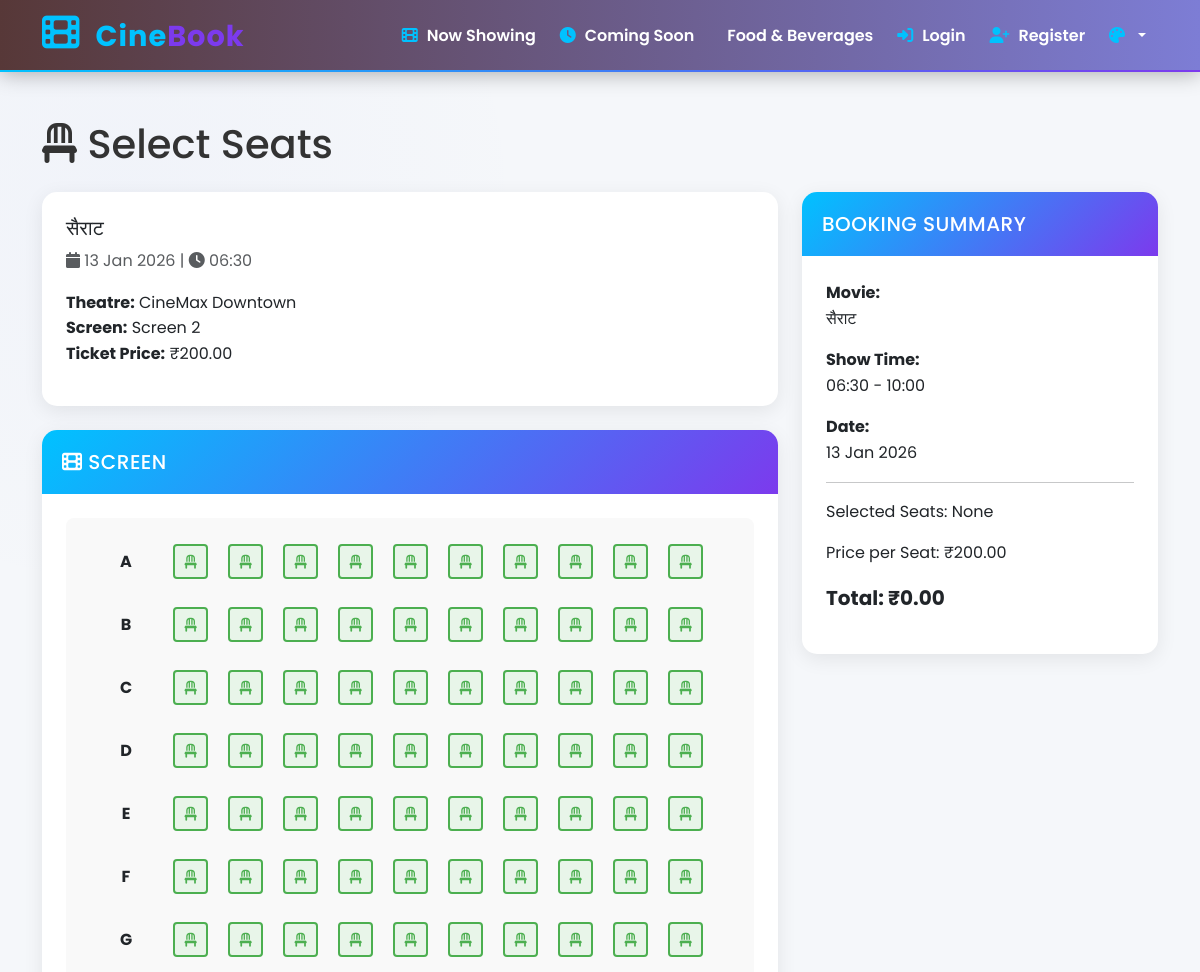
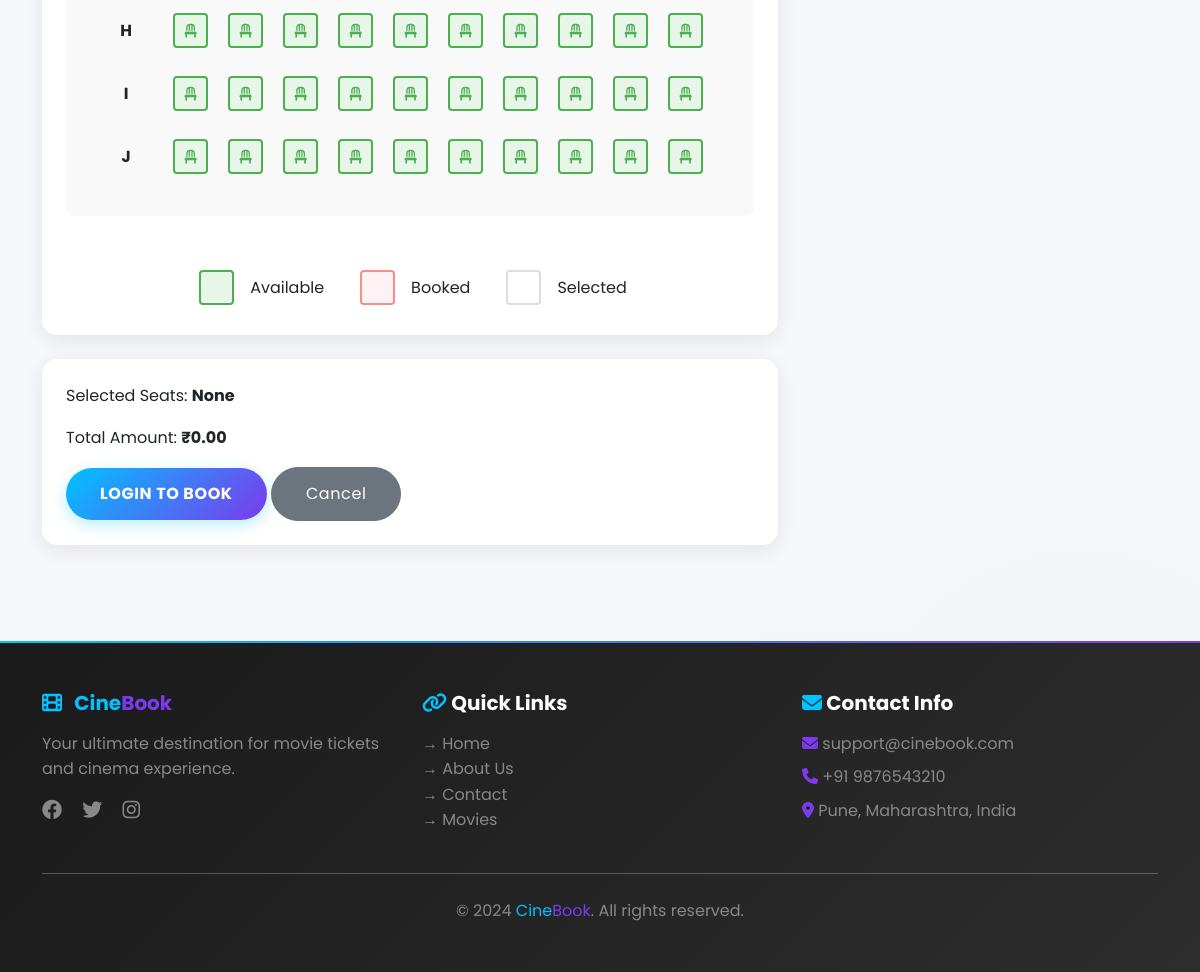
The page /theatres/show/1464/seats/ on the database its author committed (2 pictures, top to bottom).
### theatres/models.py (models this page shows, shortened)
class Show(models.Model):
    screen = models.ForeignKey(Screen, on_delete=models.CASCADE, related_name='shows')
    movie = models.ForeignKey('movies.Movie', on_delete=models.CASCADE, related_name='shows')
    show_date = models.DateField()
    show_time = models.TimeField()
    end_time = models.TimeField()  # Calculated based on movie duration
    base_ticket_price = models.DecimalField(
        max_digits=8,
        decimal_places=2,
        validators=[MinValueValidator(0)],
        help_text="Base price for standard seats"
    )
    SHOW_STATUS_CHOICES = [
        ('available', 'Available for Booking'),
        ('housefull', 'House Full'),
        ('cancelled', 'Cancelled'),
    ]
    status = models.CharField(max_length=20, choices=SHOW_STATUS_CHOICES, default='available')
    is_active = models.BooleanField(default=True)
    created_at = models.DateTimeField(auto_now_add=True)
    updated_at = models.DateTimeField(auto_now=True)
    class Meta:
        verbose_name = "Show"
        verbose_name_plural = "Shows"
        ordering = ['show_date', 'show_time']
        indexes = [
            models.Index(fields=['show_date', 'screen']),
            models.Index(fields=['movie', 'show_date']),
        ]

class Screen(models.Model):
    theatre = models.ForeignKey(Theatre, on_delete=models.CASCADE, related_name='screens')
    name = models.CharField(max_length=100, help_text="e.g., Screen 1, Screen 2, IMAX Hall")
    capacity = models.IntegerField(validators=[MinValueValidator(1)])
    total_rows = models.IntegerField(validators=[MinValueValidator(1)])
    seats_per_row = models.IntegerField(validators=[MinValueValidator(1)])
    is_4k = models.BooleanField(default=False)
    is_imax = models.BooleanField(default=False)
    is_dolby = models.BooleanField(default=False)
    is_active = models.BooleanField(default=True)
    created_at = models.DateTimeField(auto_now_add=True)
    class Meta:
        verbose_name = "Screen"
        verbose_name_plural = "Screens"
        unique_together = ['theatre', 'name']

class Theatre(models.Model):
    name = models.CharField(max_length=255)
    address = models.TextField()
    city = models.CharField(max_length=100)
    state = models.CharField(max_length=100)
    postal_code = models.CharField(max_length=10)
    phone_number = models.CharField(max_length=15)
    email = models.EmailField()
    total_screens = models.IntegerField(validators=[MinValueValidator(1)])
    is_active = models.BooleanField(default=True)
    latitude = models.FloatField(null=True, blank=True)
    longitude = models.FloatField(null=True, blank=True)
    has_4k = models.BooleanField(default=False)
    has_imax = models.BooleanField(default=False)
    has_dolby = models.BooleanField(default=False)
    created_at = models.DateTimeField(auto_now_add=True)
    updated_at = models.DateTimeField(auto_now=True)
    class Meta:
        verbose_name = "Theatre"
        verbose_name_plural = "Theatres"
        ordering = ['city', 'name']
        indexes = [
            models.Index(fields=['city', 'is_active']),
        ]

class Seat(models.Model):
    SEAT_TYPE_CHOICES = [
        ('standard', 'Standard'),
        ('premium', 'Premium'),
        ('vip', 'VIP'),
        ('couple', 'Couple Seat'),
    ]
    SEAT_STATUS_CHOICES = [
        ('available', 'Available'),
        ('booked', 'Booked'),
        ('blocked', 'Blocked'),
    ]
    screen = models.ForeignKey(Screen, on_delete=models.CASCADE, related_name='seats')
    row = models.CharField(max_length=2)  # A, B, C, etc.
    seat_number = models.IntegerField()  # 1, 2, 3, etc.
    seat_type = models.CharField(max_length=20, choices=SEAT_TYPE_CHOICES, default='standard')
    is_available = models.BooleanField(default=True)
    status = models.CharField(max_length=20, choices=SEAT_STATUS_CHOICES, default='available')
    base_price = models.DecimalField(max_digits=8, decimal_places=2, validators=[MinValueValidator(0)])
    created_at = models.DateTimeField(auto_now_add=True)
    class Meta:
        verbose_name = "Seat"
        verbose_name_plural = "Seats"
        unique_together = ['screen', 'row', 'seat_number']
        ordering = ['row', 'seat_number']

### movies/models.py (models this page shows, shortened)
class Movie(models.Model):
    STATUS_CHOICES = [
        ('coming_soon', 'Coming Soon'),
        ('running', 'Running'),
        ('ended', 'Ended'),
    ]
    title = models.CharField(max_length=255)
    description = models.TextField()
    poster = models.ImageField(upload_to='movie_posters/')
    banner = models.ImageField(upload_to='movie_banners/', blank=True, null=True)
    release_date = models.DateField()
    duration_minutes = models.IntegerField(validators=[MinValueValidator(1)])  # Duration in minutes
    language = models.CharField(max_length=50, choices=[
        ('hindi', 'Hindi'),
        ('english', 'English'),
        ('marathi', 'Marathi'),
    ])
    genres = models.ManyToManyField(Genre, related_name='movies')
    rating = models.FloatField(
        validators=[MinValueValidator(0.0), MaxValueValidator(10.0)],
        default=0.0,
        help_text="IMDb rating out of 10"
    )
    director = models.CharField(max_length=255, blank=True, null=True)
    cast = models.TextField(blank=True, null=True, help_text="Comma-separated actor names")
    certification = models.CharField(max_length=10, choices=[
        ('U', 'U - Unrestricted'),
        ('UA', 'UA - Restricted for Children'),
        ('A', 'A - Restricted to Adults'),
        ('S', 'S - Restricted to Specialized'),
    ], default='UA')
    status = models.CharField(max_length=20, choices=STATUS_CHOICES, default='coming_soon')
    is_featured = models.BooleanField(default=False, help_text="Display on homepage")
    created_at = models.DateTimeField(auto_now_add=True)
    updated_at = models.DateTimeField(auto_now=True)
    class Meta:
        verbose_name = "Movie"
        verbose_name_plural = "Movies"
        ordering = ['-release_date']
        indexes = [
            models.Index(fields=['status', '-release_date']),
            models.Index(fields=['title']),
        ]

### theatres/views.py (the view, shortened to what this page needs)
# urls.py: path('show/<int:show_id>/seats/', views.seat_layout, name='seat_layout'),
def seat_layout(request, show_id):
    show = get_object_or_404(Show, id=show_id, is_active=True)
    seats_qs = show.screen.seats.all().order_by('row', 'seat_number')
    seats = list(seats_qs)
    seats_by_row = {}
    for seat in seats:
        row_key = getattr(seat, 'row', None) or (seat.get('row') if isinstance(seat, dict) else None)
        if row_key not in seats_by_row:
            seats_by_row[row_key] = []
        seats_by_row[row_key].append(seat)
    from bookings.models import Ticket
    booked_seat_ids = Ticket.objects.filter(show=show).values_list('seat_id', flat=True)
    context = {
        'show': show,
        'seats_by_row': seats_by_row,
        'booked_seat_ids': booked_seat_ids,
        'page_title': f'Select Seats - {show.movie.title}',
    }
    return render(request, 'theatres/seat_layout.html', context)

### theatres/templates/theatres/seat_layout.html (shortened to what this page needs)
{% extends 'base.html' %}
{% load static %}
{% block content %}
<div class="container py-5">
    <h1 class="mb-4"><i class="fas fa-chair"></i> Select Seats</h1>
    <div class="row">
        <div class="col-md-8">
            <div class="card mb-4">
                <div class="card-body">
                    <h5>{{ show.movie.title }}</h5>
                    <p class="text-muted">
                        <i class="fas fa-calendar"></i> {{ show.show_date|date:"d M Y" }} |
                        <i class="fas fa-clock"></i> {{ show.show_time|time:"H:i" }}
                    </p>
                    <p>
                        <strong>Theatre:</strong> {{ show.screen.theatre.name }}<br>
                        <strong>Screen:</strong> {{ show.screen.name }}<br>
                        <strong>Ticket Price:</strong> ₹{{ show.base_ticket_price }}
                    </p>
                </div>
            </div>
            <form method="post" action="{% url 'bookings:create_booking' %}">
                <div class="card mb-4">
                    <div class="card-header bg-primary text-white">
                        <h5 class="mb-0"><i class="fas fa-film"></i> SCREEN</h5>
                    </div>
                    <div class="card-body text-center">
                        <div class="seat-container">
                            {% for row, seats_list in seats_by_row.items %}
                                <div class="seat-row mb-3">
                                    <div class="row-label me-3">{{ row }}</div>
                                    <div class="seats">
                                        {% for seat in seats_list %}
                                            <div class="seat-wrapper">
                                                {% if seat.id in booked_seat_ids %}
                                                    <div class="seat seat-booked" title="{{ seat.row }}{{ seat.seat_number }} - Booked">
                                                        <i class="fas fa-chair"></i>
                                                    </div>
                                                {% else %}
                                                    <label class="seat-label">
                                                        <div class="seat seat-available" title="{{ seat.row }}{{ seat.seat_number }} - ₹{{ seat.base_price }}">
                                                            <i class="fas fa-chair"></i>
                                                        </div>
                                                    </label>
                                                {% endif %}
                                            </div>
                                        {% endfor %}
                                    </div>
                                </div>
                            {% endfor %}
                        </div>
                        <div class="seat-legend mt-5">
                            <div class="legend-item">
                                <div class="seat seat-available" style="display:inline-block;"></div> Available
                            </div>
                            <div class="legend-item">
                                <div class="seat seat-booked" style="display:inline-block;"></div> Booked
                            </div>
                            <div class="legend-item">
                                <div class="seat seat-selected" style="display:inline-block;"></div> Selected
                            </div>
                        </div>
                    </div>
                </div>
                <div class="card">
                    <div class="card-body">
                        <p>Selected Seats: <strong id="selected-seats">None</strong></p>
                        <p>Total Amount: <strong id="total-amount">₹0</strong></p>
                        {% if user.is_authenticated %}
                        <button type="submit" class="btn btn-primary btn-lg" id="book-btn" disabled>
                            Proceed to Payment
                        </button>
                        <a href="{% url 'theatres:theatre_detail' show.screen.theatre.id %}" class="btn btn-secondary btn-lg">
                            Cancel
                        </a>
                        {% else %}
                        <a href="{% url 'users:login' %}?next={% url 'theatres:seat_layout' show.id %}" class="btn btn-primary btn-lg">
                            Login to Book
                        </a>
                        <a href="{% url 'theatres:theatre_detail' show.screen.theatre.id %}" class="btn btn-secondary btn-lg">
                            Cancel
                        </a>
                        {% endif %}
                    </div>
                </div>
            </form>
        </div>
        <div class="col-md-4">
            <div class="card sticky-top">
                <div class="card-header bg-secondary text-white">
                    <h5 class="mb-0">Booking Summary</h5>
                </div>
                <div class="card-body">
                    <p><strong>Movie:</strong><br>{{ show.movie.title }}</p>
                    <p><strong>Show Time:</strong><br>{{ show.show_time|time:"H:i" }} - {{ show.end_time|time:"H:i" }}</p>
                    <p><strong>Date:</strong><br>{{ show.show_date|date:"d M Y" }}</p>
                    <hr>
                    <p id="summary-seats">Selected Seats: None</p>
                    <p id="summary-price">Price per Seat: ₹{{ show.base_ticket_price }}</p>
                    <p id="summary-total" class="fs-5"><strong>Total: ₹0</strong></p>
                </div>
            </div>
        </div>
    </div>
</div>
{% endblock %}

### static/css/style.css (style rules this page uses)
:root { --primary-color: #0f0f0f; --secondary-color: #FF7A59; --accent-color: #00C2FF; --purple-accent: #7C3AED; --text-color: #333; --text-light: #666; --light-bg: #f8f9fa; --dark-bg: #1a1a2e; }
body { transition: background-color 0.35s ease, color 0.35s ease; }
main > *:first-child { margin-top: 0 !important; }
* { margin: 0; padding: 0; box-sizing: border-box; }
html { scroll-behavior: smooth; }
body { font-family: 'Poppins', 'Segoe UI', Tahoma, Geneva, Verdana, sans-serif; color: var(--text-color); background-color: #f5f7fa; background-image: radial-gradient(circle at 10% 10%, rgba(102,126,234,0.03), transparent 20%), radial-gradient(circle at 90% 90%, rgba(118,75,162,0.02), transparent 20%); line-height: 1.6; }
.card { border: none; border-radius: 15px; box-shadow: 0 5px 20px rgba(0,0,0,0.08); transition: all 0.4s cubic-bezier(0.23, 1, 0.320, 1); overflow: hidden; background: #fff; position: relative; }
.card::before { content: ''; position: absolute; top: 0; left: 0; right: 0; height: 3px; background: linear-gradient(90deg, var(--accent-color), var(--secondary-color)); transform: scaleX(0); transform-origin: left; transition: transform 0.3s ease; }
.card-body { padding: 1.5rem; }
.card-header { background: linear-gradient(135deg, var(--accent-color), var(--purple-accent)) !important; border: none; color: #fff; font-weight: 700; padding: 1.25rem; text-transform: uppercase; letter-spacing: 0.5px; }
.btn-primary { background: linear-gradient(135deg, var(--accent-color), var(--purple-accent)); border: none; color: #fff; font-weight: 700; transition: all 0.3s ease; border-radius: 8px; padding: 10px 20px; box-shadow: 0 5px 15px rgba(0,194,255,0.28); text-transform: uppercase; letter-spacing: 0.5px; font-size: 0.85rem; }
.btn-lg { padding: 14px 34px !important; border-radius: 999px !important; font-size: 1rem !important; letter-spacing: 0.6px !important; }
.seat { width: 35px; height: 35px; margin: 6px; border: 2px solid #ddd; border-radius: 8px; cursor: pointer; display: inline-flex; align-items: center; justify-content: center; text-align: center; font-size: 11px; transition: all 0.3s cubic-bezier(0.34, 1.56, 0.64, 1); font-weight: 600; background-color: #fff; color: #333; }
a { text-decoration: none; position: relative; }
.btn { position: relative; overflow: hidden; }
.btn::after { content: ''; position: absolute; top: 50%; left: 50%; width: 0; height: 0; border-radius: 50%; background: rgba(255, 255, 255, 0.5); transform: translate(-50%, -50%); transition: width 0.6s, height 0.6s; pointer-events: none; }
.card { position: relative; }

### theatres/templates/theatres/seat_layout.html (style rules this page uses)
.seat-container { display: flex; flex-direction: column; align-items: center; padding: 20px; background: #f9f9f9; border-radius: 8px; }
.seat-row { display: flex; align-items: center; justify-content: center; gap: 10px; }
.row-label { font-weight: bold; width: 30px; text-align: center; }
.seats { display: flex; gap: 8px; flex-wrap: wrap; }
.seat-wrapper { position: relative; }
.seat-label { cursor: pointer; position: relative; }
.seat { width: 35px; height: 35px; border: 2px solid #ddd; border-radius: 4px; display: flex; align-items: center; justify-content: center; font-size: 14px; transition: all 0.3s ease; }
.seat-available { background: #e8f5e9; border-color: #4caf50; color: #4caf50; cursor: pointer; }
.seat-booked { background: #ffebee; border-color: #f44336; color: #f44336; cursor: not-allowed; opacity: 0.6; }
.seat-legend { display: flex; gap: 30px; justify-content: center; }
.legend-item { display: flex; align-items: center; gap: 10px; }

### rows shown on the page
Show: movie "सैराट", show_date "13 Jan 2026", show_time "06:30", screen.theatre.name "CineMax Downtown", screen.name "Screen 2", base_ticket_price "200.00", end_time "10:00"
Seat: row "A"
Seat: row "B"
Seat: row "C"
Seat: row "D"
Seat: row "E"
Seat: row "F"
Seat: row "G"
Seat: row "H"
Seat: row "I"
Seat: row "J"
